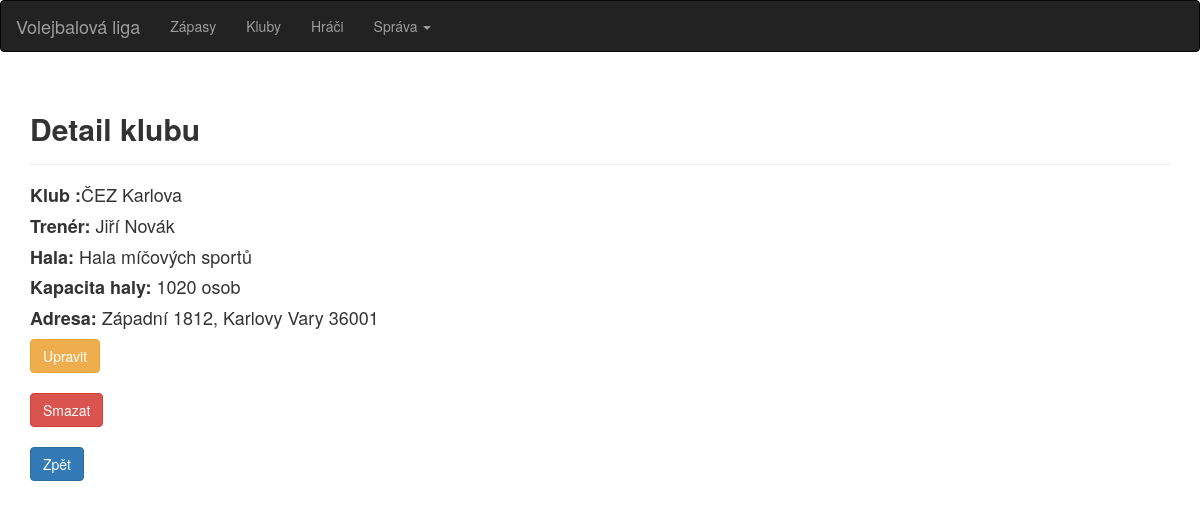
Screenshot of /klub-detail/1/ with the database file from the repository.
### volejbal/models.py (models this page shows, shortened)
class Klub(models.Model):
    nazev = models.CharField(max_length=100)
    trener = models.ForeignKey('Trener',on_delete=models.CASCADE)
    hala = models.ForeignKey('Hala',on_delete=models.CASCADE)

class Trener(models.Model):
    jmeno = models.CharField(max_length=30)
    prijmeni = models.CharField(max_length=40)
    datum_narozeni = models.DateField()
    def __str__(self):
        return f'{self.jmeno} {self.prijmeni}'

class Hala(models.Model):
    nazev = models.CharField(max_length=100)
    kapacita = models.IntegerField()
    adresa = models.ForeignKey('Adresa',on_delete=models.CASCADE)

class Adresa(models.Model):
    mesto = models.CharField(max_length=50)
    smerovaci_cislo = models.IntegerField()
    ulice = models.CharField(max_length=50)
    cislo_popisne = models.IntegerField()
    def __str__(self):
        return f'{self.ulice} {self.cislo_popisne}, {self.mesto} {self.smerovaci_cislo}'

### volejbal/views.py (the view)
# urls.py: path('klub-detail/<int:klub_id>/',volejbal.views.klub_info2, name='klub_info2'),
def klub_info2(request, klub_id):
    try:
        k = Klub.objects.get(id = klub_id)
    except Klub.DoesNotExist:
        raise Http404("Klub does not exist")
    return render(request, 'klub_info2.html', {'klub': k})

### templates/klub_info2.html (shortened to what this page needs)
{% extends "base.html" %}
{% block content %}
    <div class="container">
        <div class="page-header">
            <h2><strong>Detail klubu</strong></h2>
        </div>
        <h4><strong>Klub :</strong>{{ klub.nazev }}</h4>
        <h4><strong>Trenér: </strong>{{ klub.trener }}</h4>
        <h4><strong>Hala: </strong> {{ klub.hala.nazev }}</h4>
        <h4><strong>Kapacita haly: </strong> {{ klub.hala.kapacita }} osob</h4>
        <h4><strong>Adresa: </strong> {{ klub.hala.adresa }}</h4>
        <a href="{% url 'klub_edit' klub.id %}" class="btn btn-warning" role="button">Upravit</a>
    </div>
    <br>
    <div class="container">
    <form action="{% url 'klub_delete' klub.id %}" method="post">
        <input type="submit" class="btn btn-danger" role="button" value="Smazat">
        </form>
         </div>
    <br>
    <div class="container">
    <a href="{% url 'seznam_klubu' %}" class="btn btn-primary" role="button">Zpět</a>
    </div>
{% endblock %}

### rows the page displays
Klub: nazev "ČEZ Karlova", trener "Jiří Novák", hala.nazev "Hala míčových sportů", hala.kapacita "1020", hala.adresa "Západní 1812, Karlovy Vary 36001"
